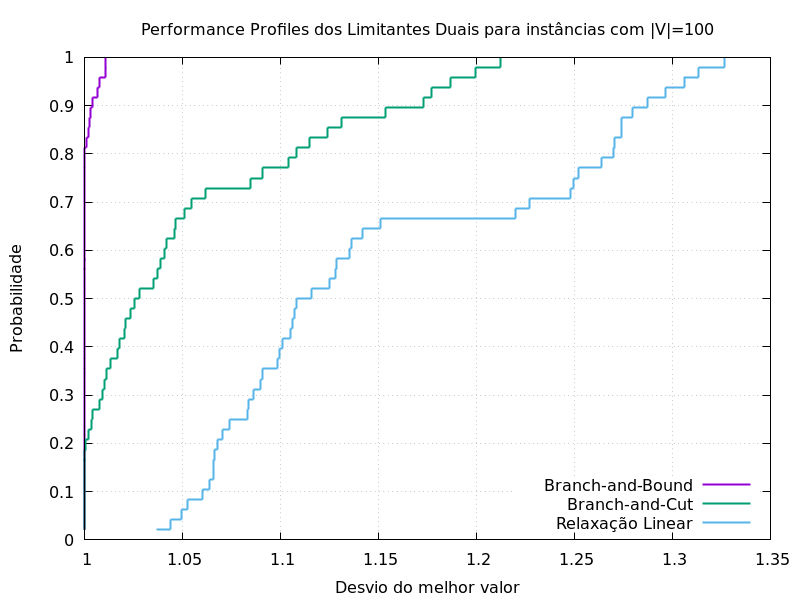

Source code (gnuplot):
#! /usr/bin/gnuplot
set terminal pngcairo size 800,600 
set grid
set output "100-dual.png"
set title "Performance Profiles dos Limitantes Duais para instâncias com |V|=100"
set xlabel "Desvio do melhor valor"
set ylabel "Probabilidade"
set key right bottom
plot "100-dual.csv" using 3:1 with steps linewidth 2 title "Branch-and-Bound", "100-dual.csv" using 4:1 with steps linewidth 2 title "Branch-and-Cut", "100-dual.csv" using 2:1 with steps linewidth 2 title "Relaxação Linear"
